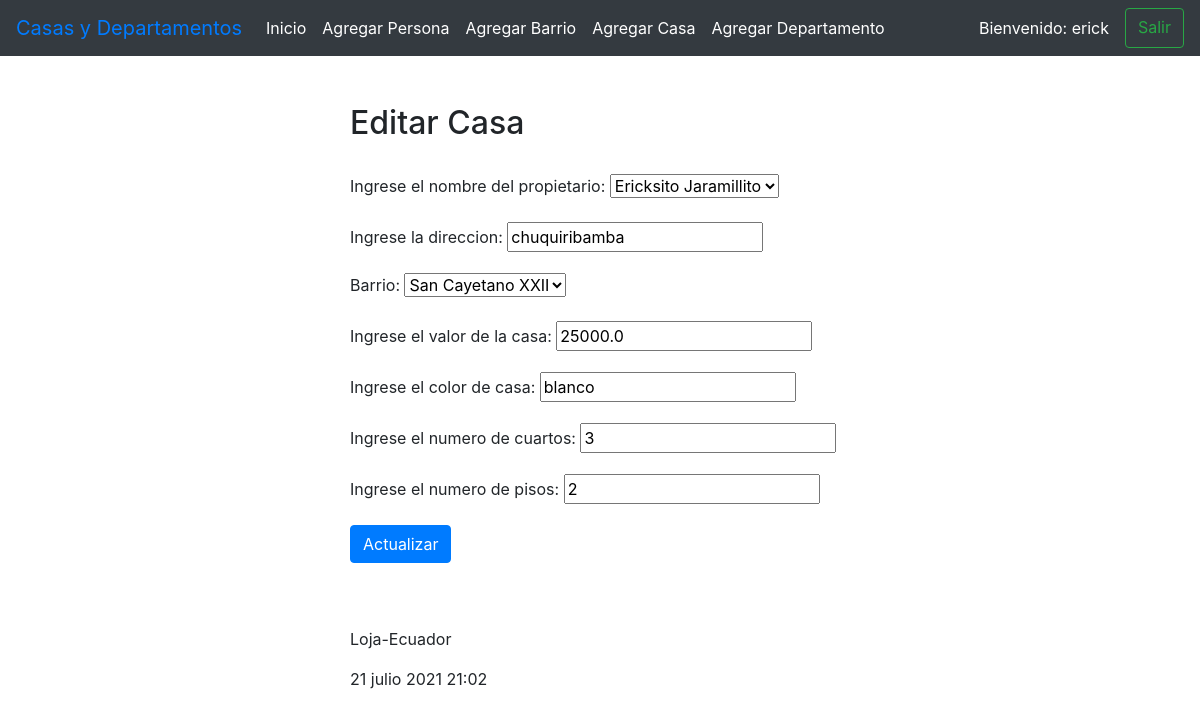
Before: /editar_casa/2 (signed in) with the older database file.
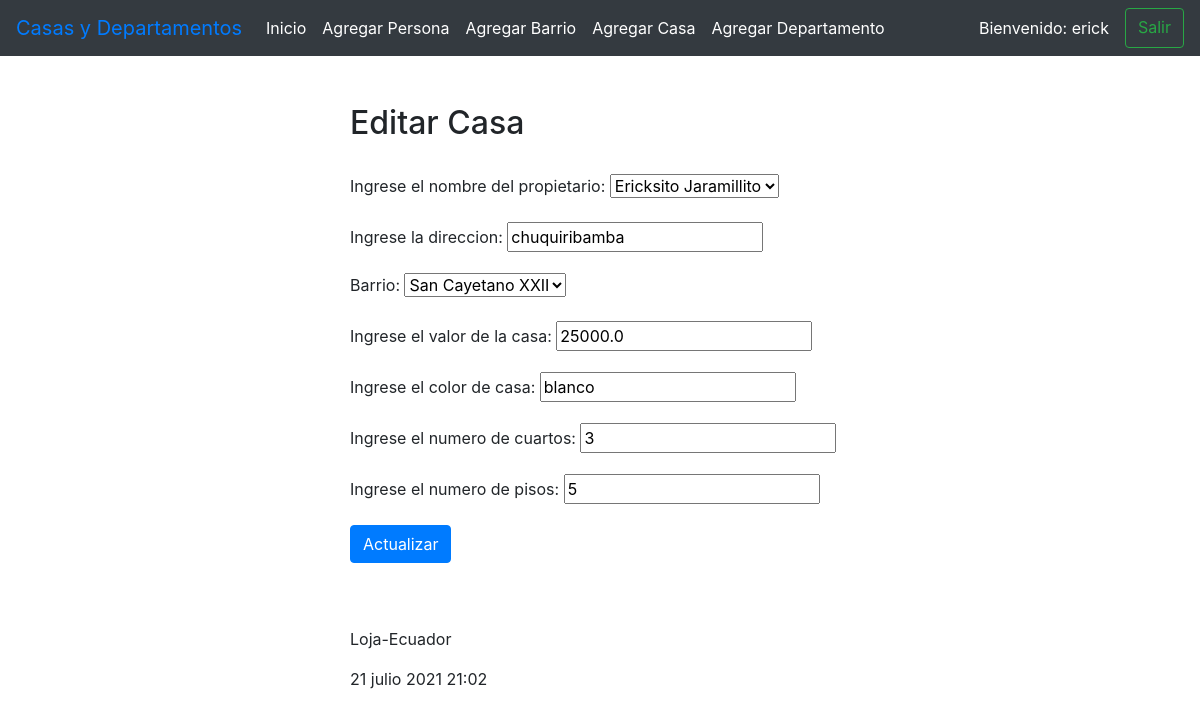
After: the same page with the newer database file.
### administrativo/models.py (models this page shows, shortened)
class Casa(models.Model):
    propietario = models.ForeignKey(Persona, on_delete=models.CASCADE,
                                    related_name="casas")
    direccion = models.CharField(max_length=50)
    barrio = models.ForeignKey(Barrio, on_delete=models.CASCADE,
                               related_name="casas")
    valorCasa = models.FloatField()
    colorCasa = models.CharField(max_length=20)
    numCuartos = models.IntegerField()
    numPisos = models.IntegerField()

### administrativo/views.py (the view)
# urls.py: path('editar_casa/<int:id>', views.editar_casa,
@login_required(login_url='/entrando/login/')
def editar_casa(request, id):
    casa = Casa.objects.get(pk=id)
    if request.method=='POST':
        formulario = CasaForm(request.POST, instance=casa)
        print(formulario.errors)
        if formulario.is_valid():
            formulario.save()
            return redirect(ver_casas)
    else:
        formulario = CasaForm(instance=casa)
    diccionario = {'formulario': formulario}
    return render(request, 'editarCasa.html', diccionario)

### administrativo/forms.py
class CasaForm(ModelForm):
    class Meta:
        model = Casa
        fields = ['propietario', 'direccion', 'barrio','valorCasa','colorCasa', 'numCuartos', 'numPisos']
        labels = {
            'propietario': _('Ingrese el nombre del propietario'),
            'direccion': _('Ingrese la direccion'),
            'valorCasa': _('Ingrese el valor de la casa'),
            'colorCasa': _('Ingrese el color de casa'),
            'numCuartos': _('Ingrese el numero de cuartos'),
            'numPisos': _('Ingrese el numero de pisos'),
        }

### administrativo/models.py (called while the page is built)
    def __str__(self):
        return "%s %s" % (self.nombres,
                                self.apellidos)

    def __str__(self):
        return "%s %s" % (self.nombreBarrio,
                          self.siglas)

### administrativo/templates/editarCasa.html (shortened to what this page needs)
{% extends "master.html" %}
{% block content %}
<div class="mx-auto" style="width: 500px;">
  <br><br>
  <h2>Editar Casa</h3>
    <br>
    <form action="" method="post">
      {{formulario.as_p}}
      <p><input class="btn btn-primary" type='submit' value='Actualizar'/></p>
    </form>
</div>
{% endblock %}

Changed rows visible on the page:
changed Casa "Ericksito Jaramillito": numPisos "2" → "5"
